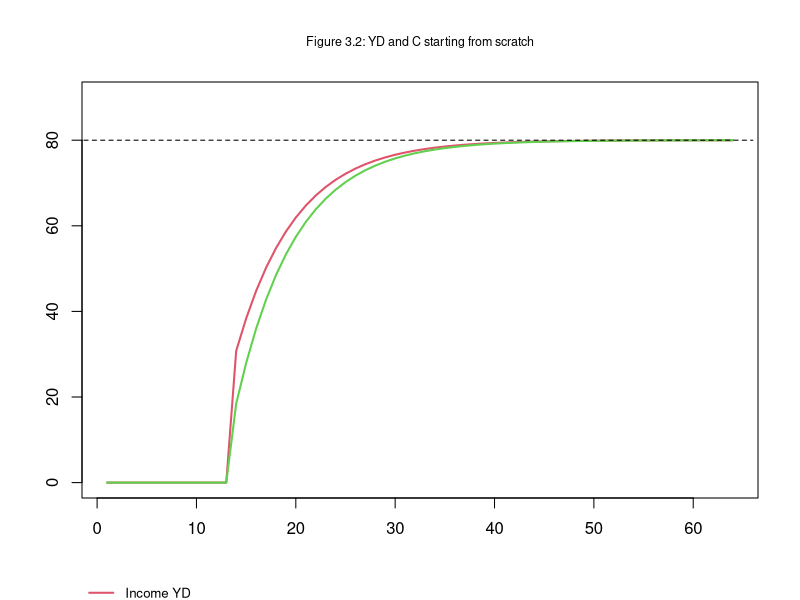
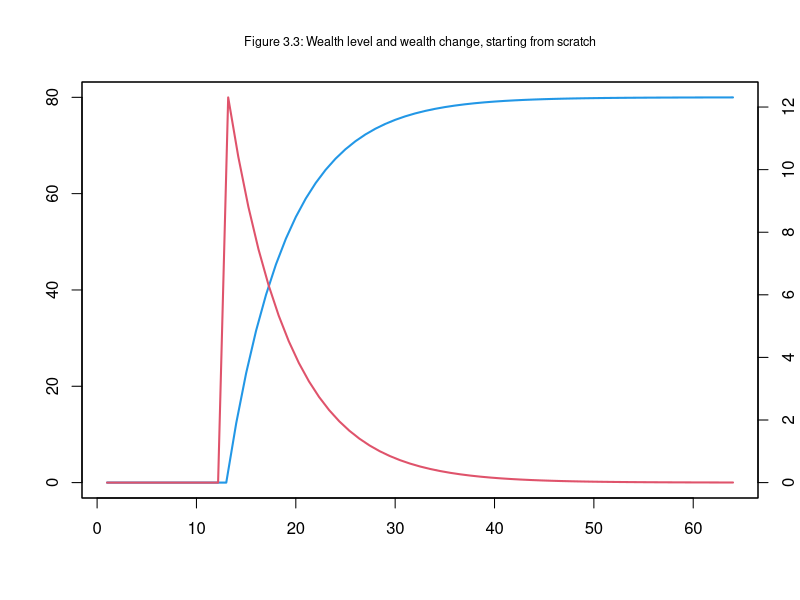

Recreate these plots in R, in order.
#SIM Model, R version, 2 October 2018

#Clear
rm(list=ls(all=TRUE))

#PERIODS (i= 1 to 65)
nPeriods=65  

#PARAMETERS
alpha1=0.6
alpha2=0.4
theta=0.2

#VARIABLES
#Income
y=matrix(data=0,nrow=1,ncol=nPeriods)
#Income
y_star=matrix(data=0,nrow=1,ncol=nPeriods)
#Consumption
c=matrix(data=0,nrow=1,ncol=nPeriods)
#Government expenditures
g=matrix(data=0,nrow=1,ncol=nPeriods) 
#Taxes
t=matrix(data=0,nrow=1,ncol=nPeriods)
#Disposable income
yd=matrix(data=0,nrow=1,ncol=nPeriods)
#Cash demand
h_h=matrix(data=0,nrow=1,ncol=nPeriods)
#Cash supply
h_s=matrix(data=0,nrow=1,ncol=nPeriods)
#Labour 
n=matrix(data=0,nrow=1,ncol=nPeriods) 
#Wages
w=matrix(data=1,nrow=1,ncol=nPeriods)
#wealth 
h=matrix(data=0,nrow=1,ncol=nPeriods)
#MODEL ------------------------------ NOTE: solve equations before running the model!

#Define time
for (i in 2:nPeriods){
  
  for (iterations in 1:20){

  if (i>=15){
    g[,i]=20   #Government expenditures passed from 0 to 20 after 15 periods
  }    
  
  
  #Consumption function (SIM)
  c[,i] = alpha1*yd[,i] + alpha2*h_h[,i-1]
  
  #Alternative consumption function (SIMEX)
  #c[,i] = alpha1*yd[,i-1] + alpha2*h_h[,i-1]
  
  #Determination of output
  y[,i]= c[,i] + g[,i]
  
  #Steady state solution --- additional equation
  y_star[,i] = g[,i]/theta

  #Determination of employment
  n[,i] = y[,i]/w[,i]
    
  #Tax payments
  t[,i] = theta*w[,i]*n[,i]
  
  #Disposable income derived from accounting identity
  yd[,i] = w[,i]*n[,i] - t[,i]
  
  #Increase in cash money, as a result of government deficit
  h_s[,i] = h_s[,i-1] + g[,i] - t[,i]
  
  #Increase in cash held by households
  h_h[,i] = h_h[,i-1] + yd[,i] - c[,i]
  
  }
}
  
#Figure 3.1
#plot(y_star[,2:65],type="l",col="4",lwd=2,lty=1,font.main=1,cex.main=0.75,main="Figure 3.1: Impact of Y and Y* of a permanent increase in G",ylab = '',xlab = '',ylim=range(0,130))
#lines(y[,2:65],type="l",lwd=2,lty=1,col="3")
#par(xpd=TRUE)
#legend(-2,-32,c("Steady state solution Y*","Income Y"),  bty = 1, cex = 0.8, lty=c(1,1), lwd=c(2,2), col = c(4,3), box.lwd=0)

#Figure 3.2
plot(yd[,2:65],type="l",col="2",lwd=2,lty=1,font.main=1,cex.main=0.75,main="Figure 3.2: YD and C starting from scratch",ylab = '',xlab = '',ylim=range(0,90))
lines(c[,2:65],type="l",lwd=2,lty=1,col="3")
#abline(h=80,col=1,lty=1,lwd=1)
segments(x0=-3, # Value from x (initial)
         x1=66, # Value to x (final)
         y0=80, # Value from y (initial)
         y1=80, # Value to y (final)
         col=1,lty=2,lwd=1)
par(xpd=TRUE)
legend(-2,-22,c("Income YD","Consumption C"),  bty = 1, cex = 0.8, lty=c(1,1), lwd=c(2,2), col = c(2,3), box.lwd=0)

#Figure 3.3
plot(h_h[,2:65],type="l",lwd=2,lty=1,col="4",font.main=1,cex.main=0.75,main="Figure 3.3: Wealth level and wealth change, starting from scratch",ylab = '',xlab = '')
par(new="TRUE")
plot(diff(h_h[,2:65]),type="l",lwd=2,lty=1,col="2",xlab = '',ylab = '',xaxt='n',yaxt='n')
axis(side=4)
par(xpd=TRUE)
legend(-2,-4,c("Wealth level H (money stock)","Household saving (the change in H)"),  bty = 1, cex = 0.8, lty=c(1,1), lwd=c(2,2), col = c(4,2), box.lwd=0)